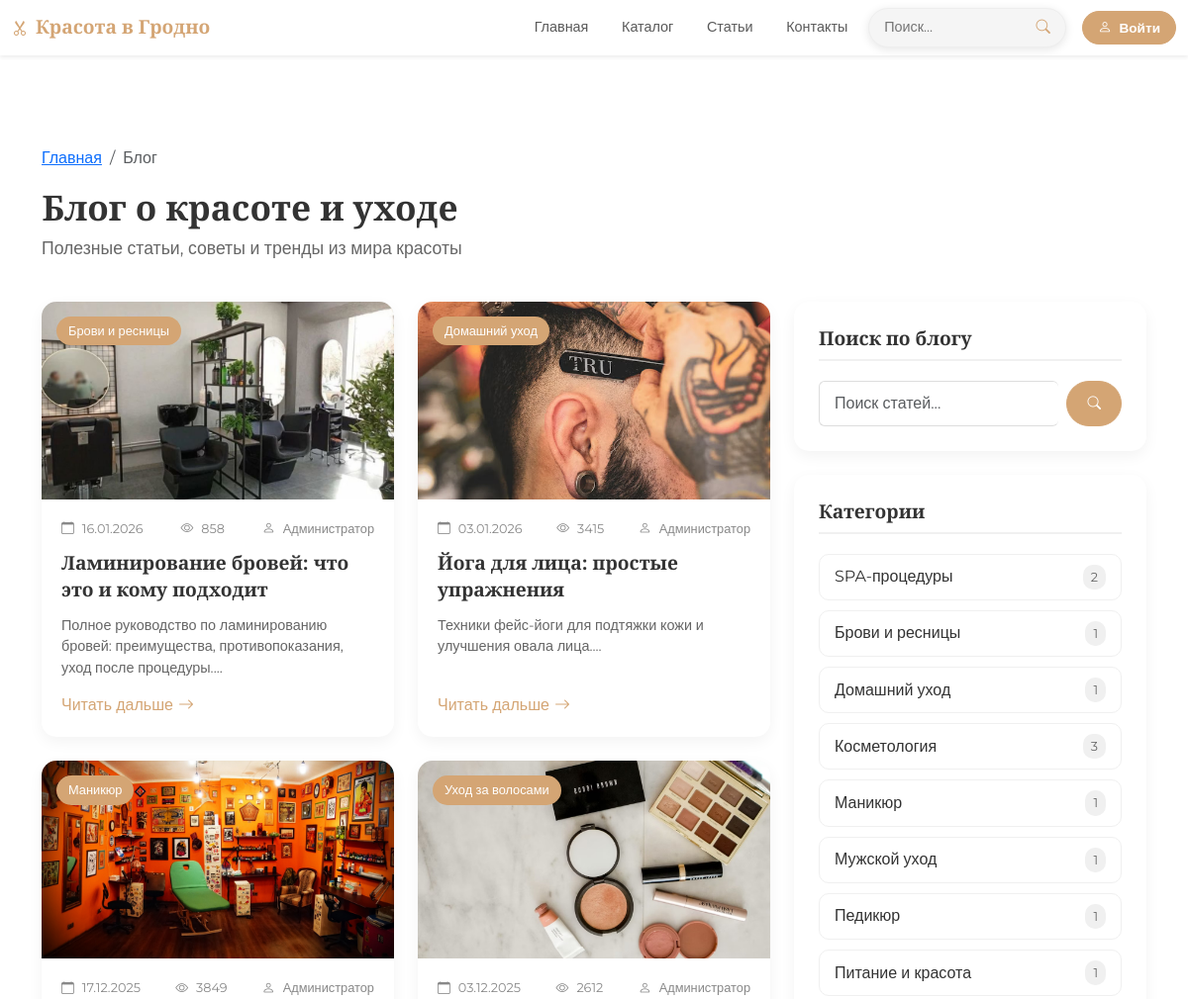
/blog (upper part), run on an earlier commit of the app's database.
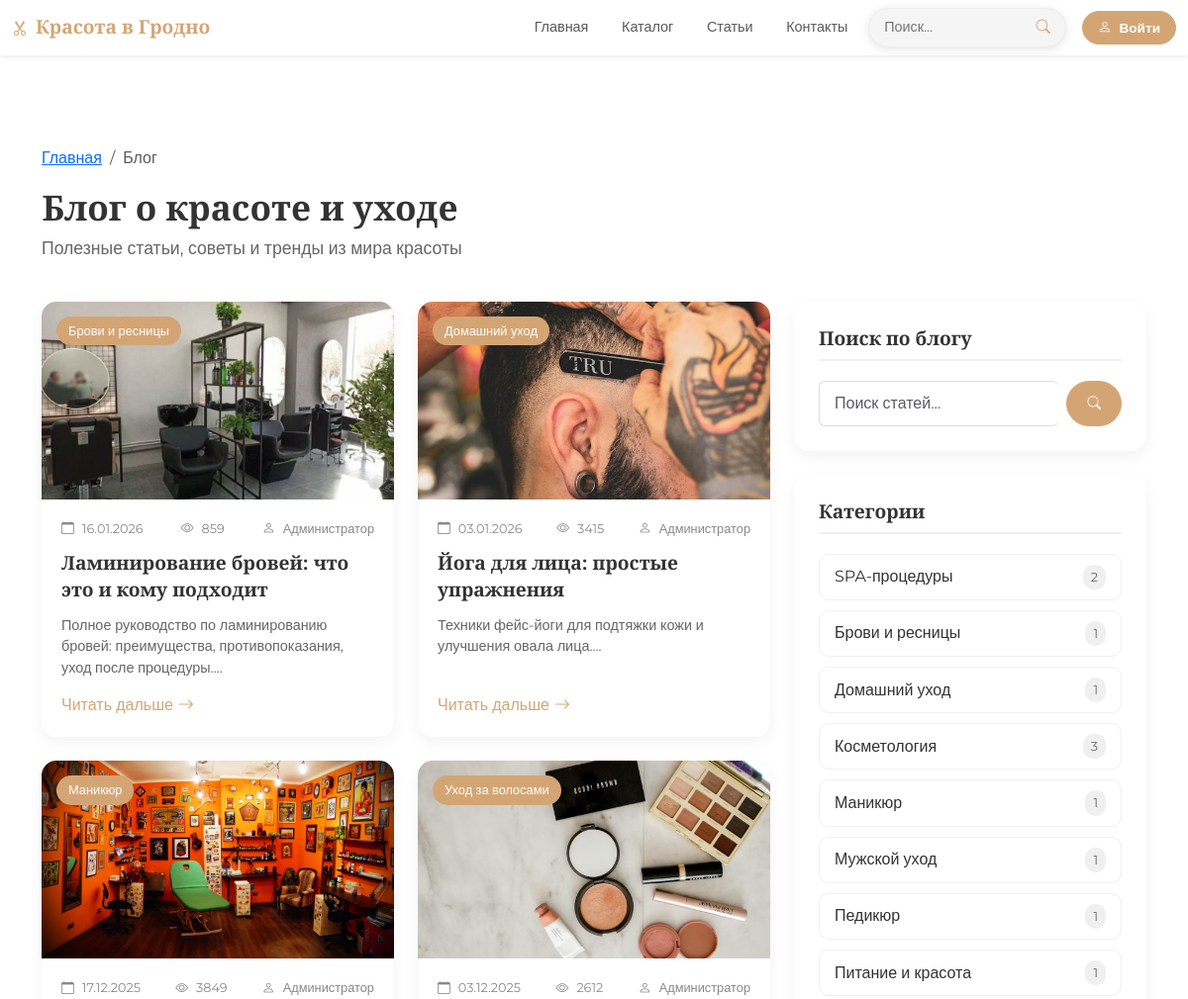
And on a later commit of the database.
### models.py (models this page shows)
class BlogPost(db.Model):
    __tablename__ = 'blog_posts'
    id = db.Column(db.Integer, primary_key=True)
    title = db.Column(db.String(200), nullable=False)
    slug = db.Column(db.String(200), unique=True)
    excerpt = db.Column(db.String(500))
    content = db.Column(db.Text, nullable=False)
    author = db.Column(db.String(100), default='Администратор')
    image_url = db.Column(db.String(300), default='/static/img/default.png')
    category = db.Column(db.String(50))
    is_published = db.Column(db.Boolean, default=True)
    views_count = db.Column(db.Integer, default=0)
    created_at = db.Column(db.DateTime, default=datetime.now)
    updated_at = db.Column(db.DateTime, default=datetime.now, onupdate=datetime.now)
    comments = db.relationship('BlogComment', backref='post', lazy=True, cascade='all, delete-orphan')
    tags = db.relationship('BlogTag', secondary=post_tags, backref=db.backref('posts', lazy=True))

### app.py (the view, shortened to what this page needs)
@app.route('/blog')
def blog():
    page = request.args.get('page', 1, type=int)
    category = request.args.get('category', None)
    tag = request.args.get('tag', None)
    search = request.args.get('search', None)
    items_per_page = 6
    skip = (page - 1) * items_per_page
    posts = get_blog_posts(
        skip=skip,
        limit=items_per_page,
        category=category,
        tag=tag,
        search=search,
        only_published=True
    )
    if category:
        total_items = BlogPost.query.filter_by(
            is_published=True,
            category=category
        ).count()
    else:
        total_items = BlogPost.query.filter_by(is_published=True).count()
    total_pages = max(1, math.ceil(total_items / items_per_page))
    categories = get_blog_categories_with_counts()
    popular_posts = get_popular_posts(limit=2)
    recent_posts = get_recent_posts(limit=2)
    popular_tags_result = get_popular_tags(limit=10)
    popular_tags = [tag[0] for tag in popular_tags_result] if popular_tags_result else []
    return render_template('blog.html',
        title="Блог о красоте - Красота в Гродно",
        posts=posts,
        categories=categories,
        popular_posts=popular_posts,
        recent_posts=recent_posts,
        popular_tags=popular_tags,
        current_category=category,
        current_tag=tag,
        search_query=search,
        current_page=page,
        total_pages=total_pages,
        total_items=total_items
    )

### app.py (called while the page is built, shortened)
@app.context_processor
def inject_now():
    return {'now': datetime.now()}

@app.context_processor
def inject_user():
    user_favorites = []
    if current_user.is_authenticated:
        user_favorites = [s.id for s in current_user.favorite_salons.all()]
    return {
        'current_user': current_user,
        'user_favorites': user_favorites
    }

def get_blog_posts(skip=0, limit=10, category=None, tag=None, search=None, only_published=True):
    query = BlogPost.query
    if only_published:
        query = query.filter(BlogPost.is_published == True)
    if category:
        query = query.filter(BlogPost.category == category)
    if tag:
        query = query.join(BlogPost.tags).filter(BlogTag.name == tag)
    return query.order_by(desc(BlogPost.created_at)).offset(skip).limit(limit).all()

def get_blog_categories_with_counts():
    result = db.session.query(
        BlogPost.category,
        func.count(BlogPost.id).label('count')
    ).filter(
        BlogPost.is_published == True
    ).group_by(
        BlogPost.category
    ).all()
    return [{'name': cat, 'count': count} for cat, count in result if cat]

### templates/blog.html (shortened to what this page needs)
{% extends "base.html" %} {% block content %}
<div class="container mt-5 pt-4">
  <nav aria-label="breadcrumb">
    <ol class="breadcrumb">
      <li class="breadcrumb-item"><a href="/">Главная</a></li>
      <li class="breadcrumb-item active" aria-current="page">Блог</li>
    </ol>
  </nav>
  <div class="row mb-4">
    <div class="col-12">
      <h1 class="page-title">Блог о красоте и уходе</h1>
      <p class="lead-contact">
        Полезные статьи, советы и тренды из мира красоты
      </p>
    </div>
  </div>
  <div class="row">
    <div class="col-lg-8">
      {% if posts %}
      <div class="row mb-5">
        {% for post in posts %}
        <div class="col-md-6 mb-4">
          <article class="blog-card">
            <div class="blog-image">
              {% if post.image_url %}
              <img src="{{ post.image_url }}" alt="{{ post.title }}" />
              {% else %}
              <img src="/static/img/blog-default.jpg" alt="{{ post.title }}" />
              {% endif %}
              <span class="blog-category">{{ post.category }}</span>
            </div>
            <div class="blog-content">
              <div class="blog-meta">
                <span class="date"><i class="bi bi-calendar me-1"></i> {{ post.created_at.strftime('%d.%m.%Y') }}</span>
                <span class="views"><i class="bi bi-eye me-1"></i> {{ post.views_count }}</span>
                {% if post.author %}
                <span class="author"><i class="bi bi-person me-1"></i> {{ post.author }}</span>
                {% endif %}
              </div>
              <h3 class="blog-title">{{ post.title }}</h3>
              <p class="blog-excerpt">{{ post.excerpt[:150] }}...</p>
              <a href="/blog/{{ post.slug }}" class="read-more"
                >Читать дальше <i class="bi bi-arrow-right"></i
              ></a>
            </div>
          </article>
        </div>
        {% endfor %}
      </div>
      {% else %}
      <div class="alert alert-warning">
        <i class="bi bi-info-circle me-2"></i>
        По вашему запросу ничего не найдено.
        <a href="/blog" class="alert-link">Показать все статьи</a>
      </div>
      {% endif %}
    </div>
    <div class="col-lg-4">
      <div class="sidebar-card mb-4">
        <h5 class="sidebar-title">Поиск по блогу</h5>
        <div class="search-form">
          <form action="/blog" method="get" class="d-flex">
            <input
              type="text"
              class="form-control"
              name="search"
              placeholder="Поиск статей..."
              value="{{ search_query if search_query else '' }}"
            />
            <button type="submit" class="btn btn-beauty ms-2">
              <i class="bi bi-search"></i>
            </button>
          </form>
        </div>
      </div>
      <div class="sidebar-card mb-4">
        <h5 class="sidebar-title">Категории</h5>
        <div class="categories-list">
          {% for cat in categories %}
          <a href="/blog?category={{ cat.name }}" class="category-item {% if current_category == cat.name %}active{% endif %}">
            <span>{{ cat.name }}</span>
            <span class="count">{{ cat.count }}</span>
          </a>
          {% endfor %}
        </div>
      </div>
    </div>
  </div>
</div>
{% endblock %}

What changed in the data, as far as the page shows it:
changed BlogPost "Ламинирование бровей: что это и кому подходит": views_count "858" → "859"
